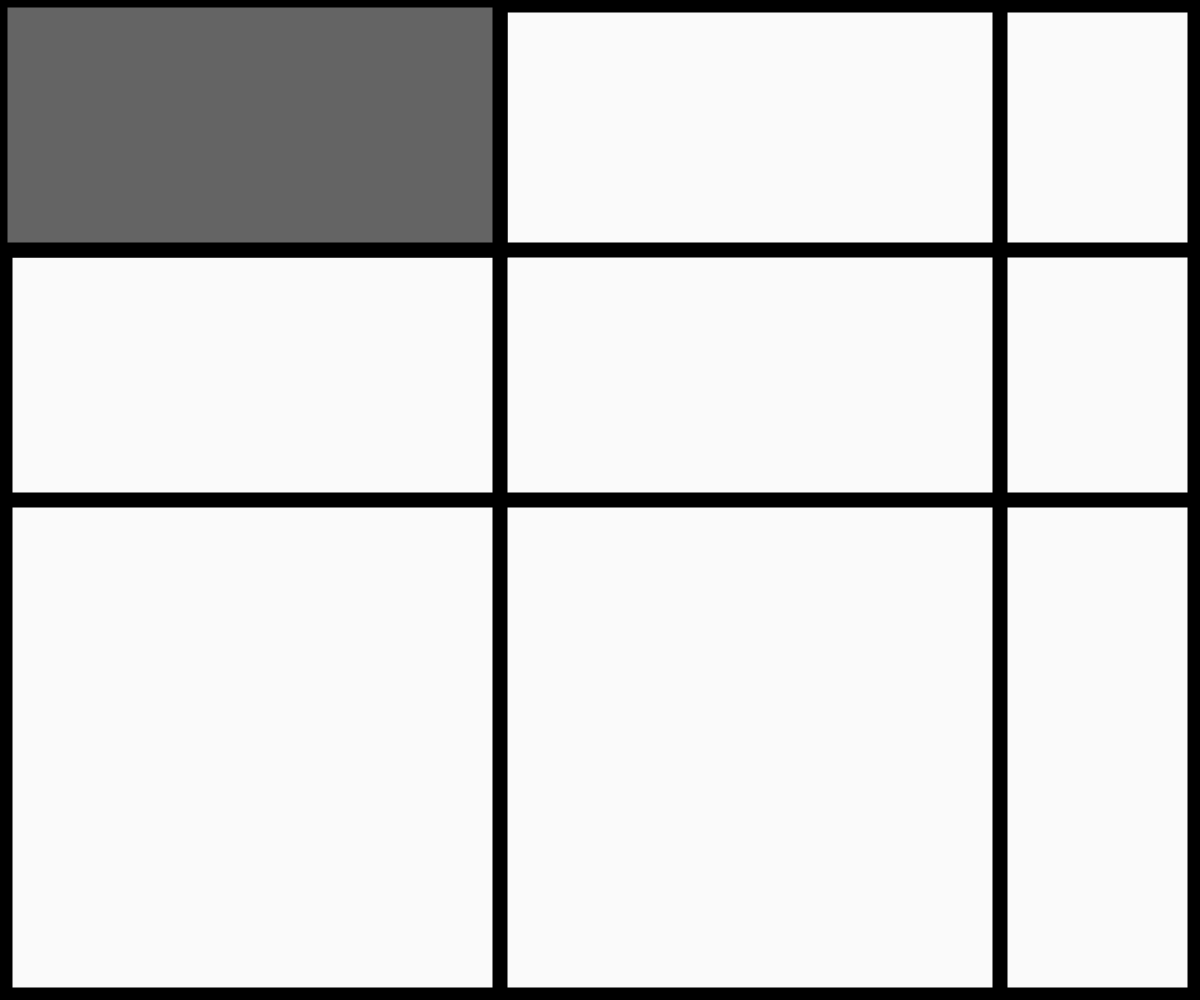
Frame 1 (no input)
Frame 60 (no input): identical to frame 1, image omitted
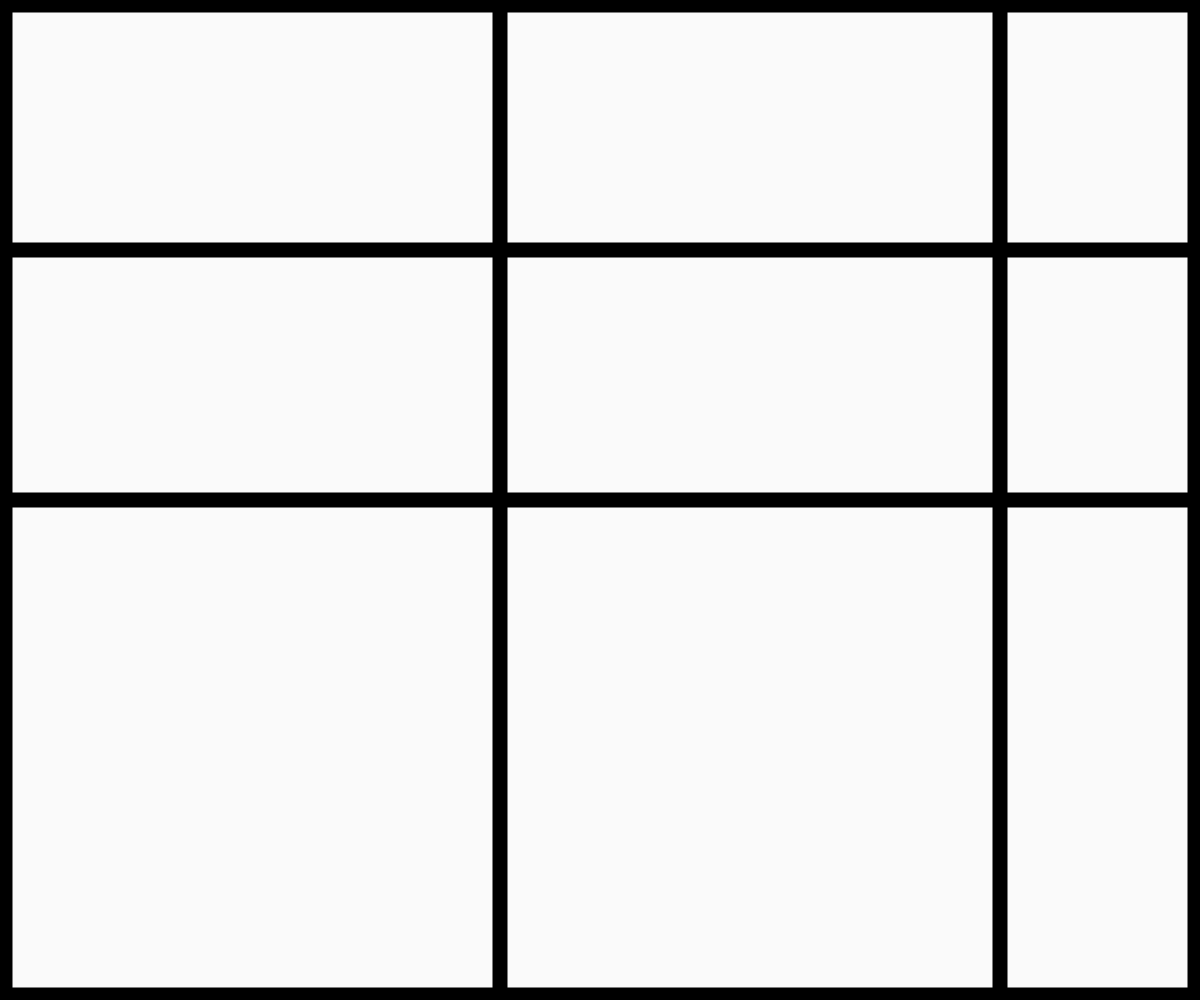
Frame 120 (the mouse pressed at the canvas centre since frame 60)

The p5.js sketch that drew these frames (run headless with seeded random() and noise() and a simulated clock; from frame 60 on, the mouse is pressed at the canvas centre):

// p5.js sketch
// ── sketch.js
// Tic-Tac-Toe Game
// Kyle D
// March 23rd 2020
// A game cause I'm bored

let quad = 0;


function setup() {
  createCanvas(windowWidth, windowHeight);
  rectMode(CENTER);
}

function draw() {
  background(220);
  fill(250)
  border();
  gameBored();
  checkQuad();
}

function gameBored() {
  strokeWeight(15);
  line(500, 0, 500, height);
  line(1000, 0, 1000, height);
  line(0, 250, width, 250);
  line(0, 500, width, 500);
}

function border() {
  strokeWeight(25);
  rect(width / 2, height / 2, width, height);
  strokeWeight(2);
}

function checkQuad() {
  if (mouseX < 500 && mouseY < 250) {
    quad = 1;
    fill(100);
    rect(250, 125, 500, 250);
    print(quad);
  }
  else if (mouseX > 500 && mouseX < 1000 && mouseY < 250) {
    quad = 2;
    fill(100);
    rect(750, 125, 500, 250);
    print(quad);
  }
  else if (mouseX > 1000 && mouseY < 250) {
    quad = 3;
    fill(100);
    rect(1270, 125, 550, 250);
    print(quad);
  }
  else if (mouseX < 500 && mouseY > 250 && mouseY < 500){
    quad = 4;
    fill(100);
    rect(250,375,500,250);
    print(quad);
  }
  else if (mouseX > 500 && mouseX < 1000 && mouseY > 250 && mouseY < 500){
    quad = 5;
    fill(100);
    rect(750,375,500,250);
    print(quad);
  }
  else if (mouseX > 1000 && mouseY > 250 && mouseY < 500){
    quad = 6;
    fill(100);
    rect(1270,375,550,250);
    print(quad);
  }
  else if (mouseX < 500 && mouseY > 500){
    quad = 7;
    fill(100);
    rect(250,height - 135,500,250);
    print(quad);
  }
  else if (mouseX > 500 && mouseX < 1000 && mouseY > 500){
    quad = 8;
    fill(100);
    rect(750,height-135,500,250);
    print(quad);
  }
  else if (mouseX > 1000 && mouseY > 500){
    quad = 9;
    fill(100);
    rect(1270,height-135,550,250);
    print(quad);
  }
}
